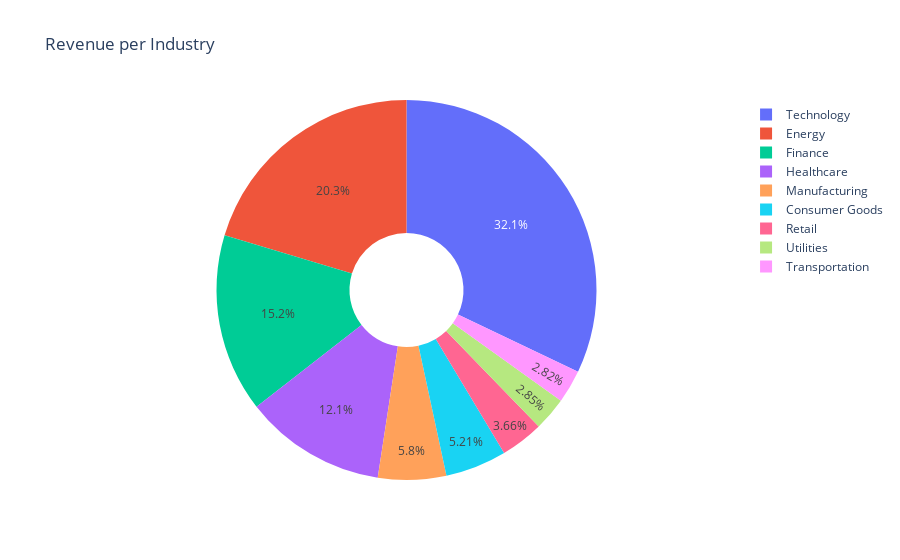

The code cell stored with this chart in its notebook:
### Code cell
# Visualization of the revenue per industry
rev_ind = df.groupby("Industry")["Revenue"].sum().reset_index()
rev_ind.columns = ["Industry", "Revenue"]
fig = px.pie(rev_ind, names="Industry", values="Revenue", color_discrete_map=pc.qualitative.Pastel, hole=.3, title="Revenue per Industry")
fig.show()

### Figure 1 — Plotly figure (JSON) as saved in the notebook; plotly's stock layout.template omitted (floating-point values rounded to 4 significant figures)
{"data": [{"domain": {"x": [0, 1], "y": [0, 1]}, "hole": 0.3, "hovertemplate": "Industry=%{label}<br>Revenue=%{value}<extra></extra>", "labels": ["Consumer Goods", "Energy", "Finance", "Healthcare", "Manufacturing", "Retail", "Technology", "Transportation", "Utilities"], "legendgroup": "", "name": "", "showlegend": true, "type": "pie", "values": [2678000.0, 10450000.0, 7798538, 6194000.0, 2978000.0, 1881000.0, 16482469, 1449000.0, 1464000.0]}], "layout": {"legend": {"tracegroupgap": 0}, "title": {"text": "Revenue per Industry"}}}
